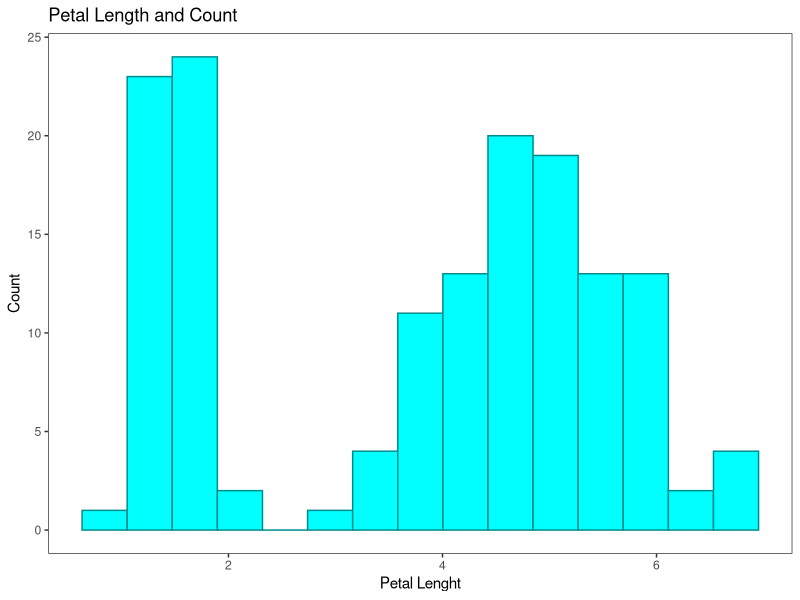
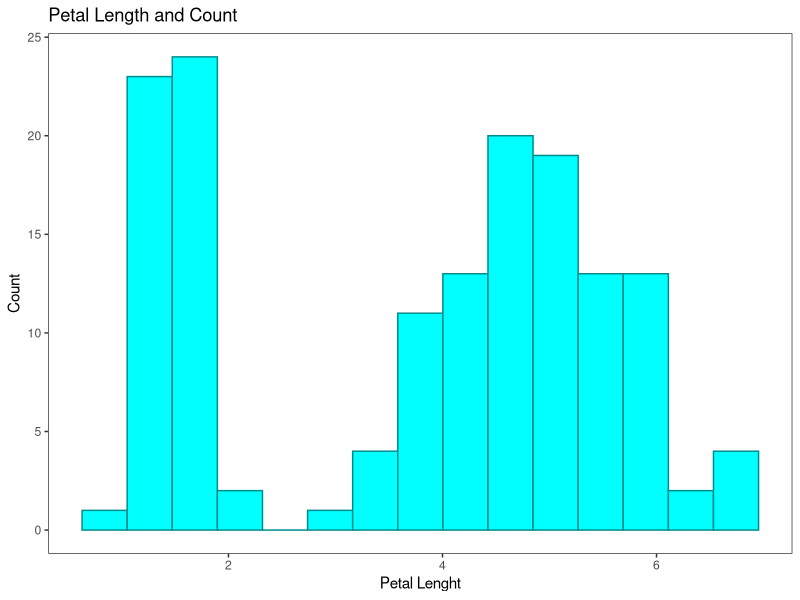

These charts were generated, in order, by the following R code:
## ---- chunk 1
knitr::opts_chunk$set(echo = TRUE)
library(tidyverse)

## ---- chunk 2
ggplot(iris, aes(x = Petal.Length)) +
  geom_histogram(fill = "cyan1", color = "darkcyan", bins = 15) +
  theme_test () + labs(x = "Petal Lenght", y = "Count", title = "Petal Length and Count") -> p

ggsave("practice_plot.png", p)

p

